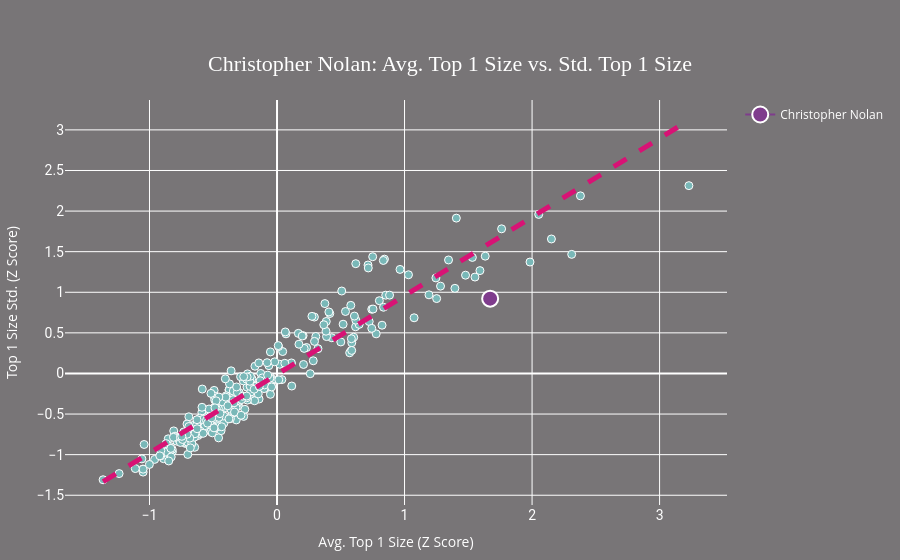

The notebook cell this image was saved under:
### Markdown cell above
### Avg. Top 1 Size vs. Std. Top 1 Size

### Code cell
x = "z_top1_mv_g_mean"
y = "z_v_top1_mv_g_mean"
plot_directors_against_sample(g, 
                              x, 
                              y, 
                              [name], 
                              x_title="Avg. Top 1 Size (Z Score)", 
                              y_title="Top 1 Size Std. (Z Score)", 
                              title="Christopher Nolan: Avg. Top 1 Size vs. Std. Top 1 Size", 
                              width=1200,
                              height=600,
                              dst="./plots/nolan/nolan_top_mean_v_top_std.png")

### Figure 1 — Plotly figure (JSON) as saved in the notebook; plotly's stock layout.template omitted (floating-point values rounded to 4 significant figures; data arrays with more than 128 entries replaced by an {"elided": "..."} marker saying what was removed)
{"data": [{"customdata": {"elided": "333x1 str values"}, "hovertemplate": "z_top1_mv_g_mean=%{x}<br>z_v_top1_mv_g_mean=%{y}<br>name=%{customdata[0]}<extra></extra>", "legendgroup": "", "marker": {"color": "#79b8b8", "line": {"color": "white", "width": 1}, "size": 8, "symbol": "circle"}, "mode": "markers", "name": "", "orientation": "v", "showlegend": false, "type": "scatter", "x": {"elided": "333 float values"}, "xaxis": "x", "y": {"elided": "333 float values"}, "yaxis": "y"}, {"hovertemplate": "<b>OLS trendline</b><br>z_v_top1_mv_g_mean = 0.969127 * z_top1_mv_g_mean + -0.0113622<br>R<sup>2</sup>=0.913266<br><br>z_top1_mv_g_mean=%{x}<br>z_v_top1_mv_g_mean=%{y} <b>(trend)</b><extra></extra>", "legendgroup": "", "line": {"color": "#d81275", "dash": "dash", "width": 5}, "marker": {"color": "#79b8b8", "line": {"color": "white", "width": 1}, "size": 8, "symbol": "circle"}, "mode": "lines", "name": "Trend", "showlegend": false, "type": "scatter", "x": {"elided": "333 float values"}, "xaxis": "x", "y": {"elided": "333 float values"}, "yaxis": "y"}, {"marker": {"color": "rgb(127, 60, 141)", "line": {"color": "white", "width": 2}, "size": 16}, "name": "Christopher Nolan", "type": "scatter", "x": [1.671], "y": [0.9215]}], "layout": {"font": {"color": "white"}, "legend": {"tracegroupgap": 0}, "margin": {"b": 50, "l": 50, "r": 50, "t": 100}, "paper_bgcolor": "#787577", "plot_bgcolor": "rgba(61, 61, 61, 0)", "title": {"font": {"color": "white", "family": "Raleway", "size": 22}, "text": "Christopher Nolan: Avg. Top 1 Size vs. Std. Top 1 Size", "x": 0.5, "xanchor": "center", "y": 0.9, "yanchor": "top"}, "xaxis": {"anchor": "y", "domain": [0, 1], "tickfont": {"color": "white", "family": "Roboto", "size": 14}, "title": {"text": "Avg. Top 1 Size (Z Score)"}}, "yaxis": {"anchor": "x", "domain": [0, 1], "layer": "below traces", "tickfont": {"color": "white", "family": "Roboto", "size": 14}, "title": {"text": "Top 1 Size Std. (Z Score)"}}}}
